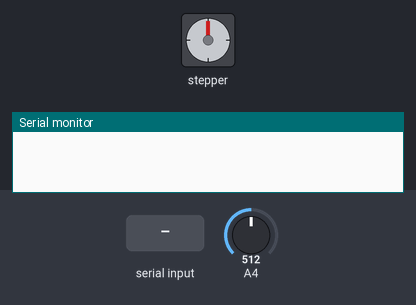
Recording of a sketch running on a simulated Arduino Uno, built for the host (arithmetic inside an expression is 32-bit, double 64-bit). Parts: stepper motor, the last lines printed to the serial monitor. The inputs (shaded band) are chosen by the test bench; at power-on: A4 = 512. Stepper angles assume 2048 steps per turn.

Above: at 1.2 s.
1.3 s: "90,45\n" received over Serial
At 4.0 s:
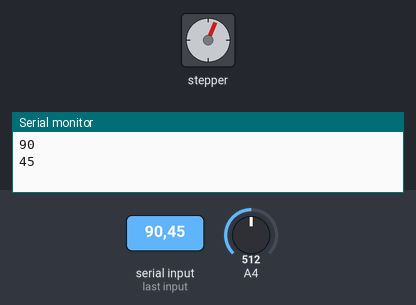
4.3 s: "30,150\n" received over Serial
At 7.13 s:
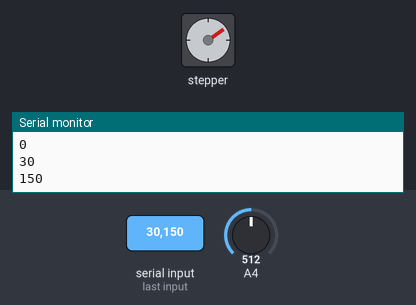
7.3 s: "200\n" received over Serial
At 8.35 s:
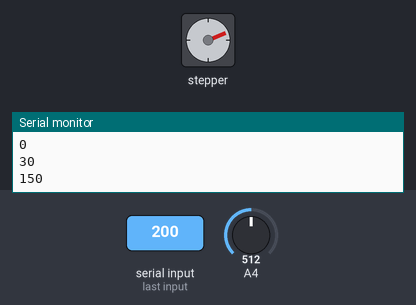
10.3 s: "90\n" received over Serial
At 12.6 s:
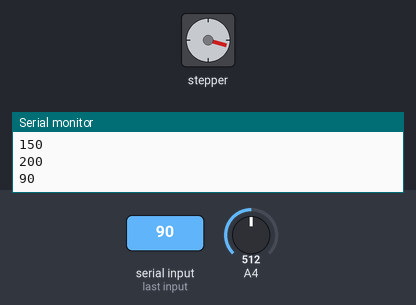
13.3 s: "90,45\n" received over Serial
At 15.8 s:
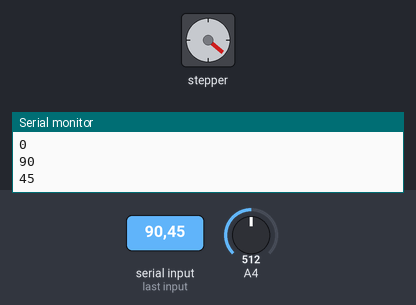
16.3 s: "30,150\n" received over Serial
At 20.0 s:
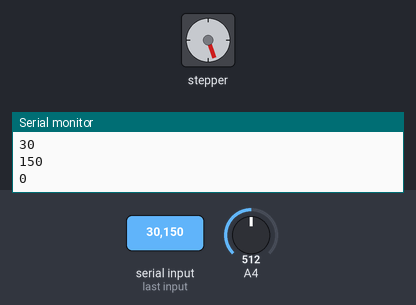
Timing chart, 0 to 20.3 s (numbered marks = the images above; inputs shaded):
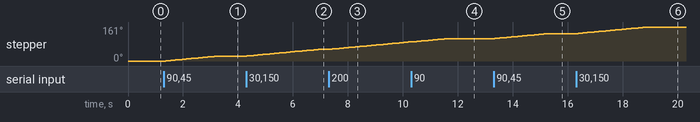

Measured:
- after the input at 1.3 s, stepper: turns 23° clockwise in 1.8 s, starting after 0.07 s
- after the input at 4.3 s, stepper: keeps turning clockwise at about 12°/s, starting at once
- after the input at 7.3 s, stepper: keeps turning clockwise at about 12°/s, starting after 0.05 s
- after the input at 10.3 s, stepper: turns 16° clockwise in 1.3 s, starting at once
- after the input at 13.3 s, stepper: turns 24° clockwise in 1.9 s, starting after 0.05 s
- after the input at 16.3 s, stepper: turns 31° clockwise in 2.5 s, starting after 0.08 s

The sketch:

steper.ino
```cpp
//STM32 stepper motor control code

#include <Stepper.h>                         // Include the Stepper motor header file

#define STEPS 32                             // change this to the number of steps on your motor
const int speedm = PA4;                      // Pin for input speed
Stepper stepper(STEPS, PA0, PA2, PA1, PA3);  // create an instance of the stepper class using the steps and pins
int rotate = 0;                                 //declare variable rotate with 0 for input rotation.
void setup()                                 //Setup() runs only once
{
 Serial.begin(9600);                        //begins serial communication at 9600baud rate
 pinMode(speedm,INPUT);                     //set pin PA4 as input

}
void loop()                                   //loop() runs infinitely
{
 if (Serial.available()>0)                   //Checks if serial data is entered or not in serial monitor
 {
 rotate = Serial.parseInt();                  //gets the value for rotation from serial monitor
 int adc = analogRead(speedm);             //read analog value from pin PA0
 int result = map(adc, 0, 4096, 0, 1023);  //maps the result of ADC from (0to4096)with (0to1023)
 stepper.setSpeed(result);                 //sets the speed of motor
 stepper.step(rotate);                        //makes the motor to rotate
 Serial.println(rotate);                      //prints the value you specified to rotate
 }
}
```
